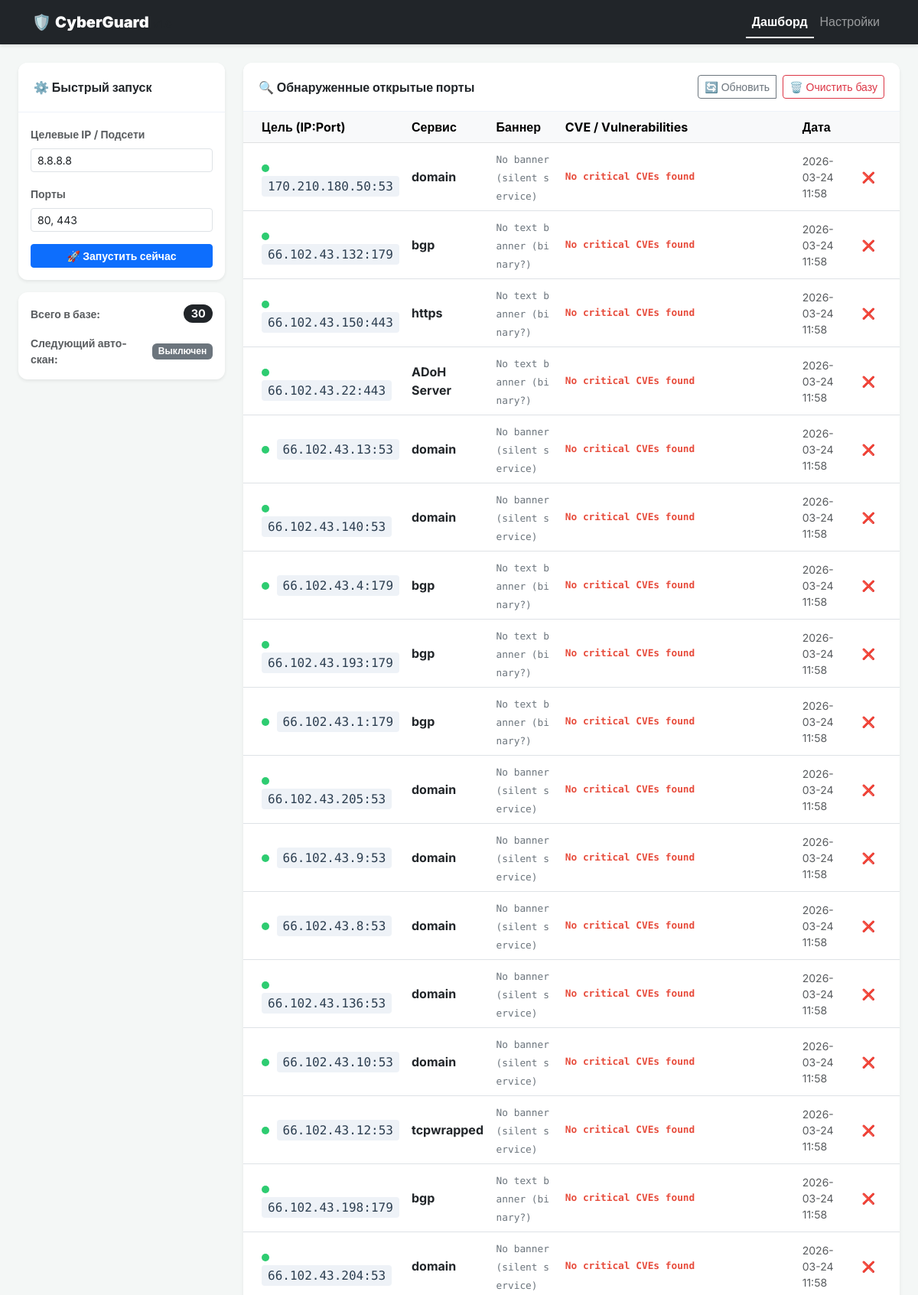
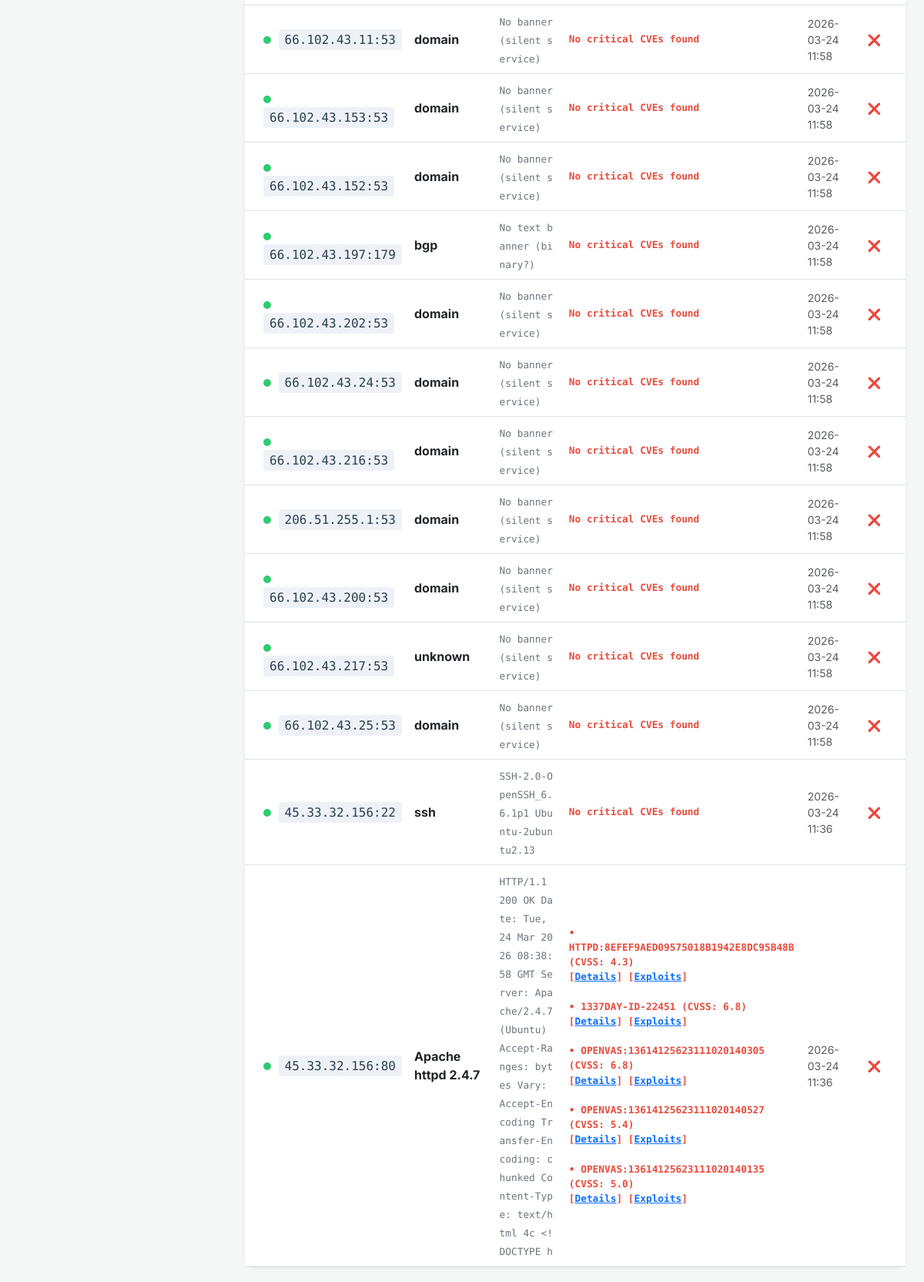
The page / on the database its author committed (2 pictures, top to bottom).
### tables this page shows
CREATE TABLE scan_results (
                    ip TEXT,
                    port INTEGER,
                    protocol TEXT,
                    service TEXT,
                    banner TEXT,
                    vulns TEXT, 
                    timestamp DATETIME,
                    PRIMARY KEY (ip, port)
                );

### app.py (the view)
@app.get("/", response_class=HTMLResponse)
async def index(request: Request):
    config = load_config()
    db_path = os.path.abspath(config['database']['path'])
    results = []
    if os.path.exists(db_path):
        async with aiosqlite.connect(db_path) as db:
            async with db.execute("SELECT ip, port, protocol, service, banner, vulns, timestamp FROM scan_results ORDER BY timestamp DESC") as cursor:
                results = await cursor.fetchall()
    st = await get_status()
    return templates.TemplateResponse(request, "index.html", {
        "config": config, "results": results, "is_scanning": (SCAN_STATUS == "scanning"),
        "next_scan": st["next_scan"], "active_page": "dashboard"
    })

### templates/index.html (shortened to what this page needs)
{% extends "base.html" %}
{% block content %}
    <div class="row">
        <div class="col-xl-3 col-lg-4">
            <div class="card shadow-sm mb-3">
                <div class="card-header bg-white fw-bold">⚙️ Быстрый запуск</div>
                <div class="card-body">
                    <form action="/scan" method="post" id="scan-form">
                        <div class="mb-3">
                            <label class="form-label text-muted small fw-bold">Целевые IP / Подсети</label>
                            <input type="text" name="targets" class="form-control form-control-sm" value="{{ config.scanner.targets }}" required {% if is_scanning %}disabled{% endif %}>
                        </div>
                        <div class="mb-3">
                            <label class="form-label text-muted small fw-bold">Порты</label>
                            <input type="text" name="ports" class="form-control form-control-sm" value="{{ config.scanner.ports }}" required {% if is_scanning %}disabled{% endif %}>
                        </div>
                        <button type="submit" class="btn btn-primary w-100 btn-sm fw-bold" {% if is_scanning %}disabled{% endif %}>
                            🚀 Запустить сейчас
                        </button>
                    </form>
                </div>
            </div>
            <div class="card shadow-sm">
                <div class="card-body py-3">
                    <div class="d-flex justify-content-between align-items-center mb-3">
                        <span class="text-muted small fw-bold">Всего в базе:</span>
                        <span class="badge bg-dark rounded-pill" style="font-size: 0.9rem;">{{ results|length }}</span>
                    </div>
                    <div class="d-flex justify-content-between align-items-center">
                        <span class="text-muted small fw-bold">Следующий авто-скан:</span>
                        <span id="next-scan-badge" class="badge {% if config.scheduling.enabled %}bg-success{% else %}bg-secondary{% endif %} fw-bold">
                            {{ next_scan }}
                        </span>
                    </div>
                </div>
            </div>
        </div>
        <div class="col-xl-9 col-lg-8">
            <div class="card shadow-sm">
                <div class="card-header d-flex justify-content-between align-items-center bg-white py-3">
                    <span class="fw-bold text-dark">🔍 Обнаруженные открытые порты</span>
                    <div class="btn-group">
                        <a href="/" class="btn btn-sm btn-outline-secondary">🔄 Обновить</a>
                        <form action="/results/clear" method="post" onsubmit="return confirm('Вы уверены? Это удалит всю историю.');" style="display:inline;">
                            <button type="submit" class="btn btn-sm btn-outline-danger ms-2">🗑️ Очистить базу</button>
                        </form>
                    </div>
                </div>
                <div class="card-body p-0">
                    <div class="table-responsive">
                        <table class="table table-hover align-middle mb-0">
                            <thead class="table-light">
                                <tr>
                                    <th class="ps-4">Цель (IP:Port)</th>
                                    <th>Сервис</th>
                                    <th>Баннер</th>
                                    <th>CVE / Vulnerabilities</th>
                                    <th class="pe-4">Дата</th>
                                    <th></th>
                                </tr>
                            </thead>
                            <tbody>
                                {% for row in results %}
                                <tr>
                                    <td class="ps-4">
                                        <span class="status-pulse"></span>
                                        <span class="ip-badge">{{ row[0] }}:{{ row[1] }}</span>
                                    </td>
                                    <td><strong>{{ row[3] }}</strong></td>
                                    <td><span class="banner-text" title="{{ row[4] }}">{{ row[4] if row[4] else 'N/A' }}</span></td>
                                    <td><div class="vuln-text py-2">{{ (row[5] if row[5] else 'No critical CVEs') | safe }}</div></td>
                                    <td class="small text-muted">{{ row[6][:16] }}</td>
                                    <td class="pe-4">
                                        <form action="/results/delete" method="post">
                                            <button type="submit" class="btn btn-sm text-danger border-0 bg-transparent">❌</button>
                                        </form>
                                    </td>
                                </tr>
                                {% else %}
                                <tr><td colspan="6" class="text-center py-5 text-muted">База данных пуста.</td></tr>
                                {% endfor %}
                            </tbody>
                        </table>
                    </div>
                </div>
            </div>
        </div>
    </div>
{% endblock %}

### templates/base.html (style rules this page uses)
body { background-color: #f4f7f6; font-family: 'Inter', sans-serif; }
.card { border: none; border-radius: 12px; box-shadow: 0 2px 4px rgba(0,0,0,.05); margin-bottom: 20px; }
.card-header { background-color: #fff; border-bottom: 1px solid #edf2f9; font-weight: 600; padding: 1.25rem; border-radius: 12px 12px 0 0 !important; }
.ip-badge { font-family: 'Roboto Mono', monospace; background-color: #eef2f7; padding: 4px 8px; border-radius: 4px; color: #2c3e50; white-space: nowrap; }
.banner-text { font-family: 'Roboto Mono', monospace; font-size: 0.8rem; color: #6c757d; word-break: break-all; }
.vuln-text { font-family: 'Roboto Mono', monospace; font-size: 0.8rem; color: #e74c3c; font-weight: 600; white-space: pre-line; }
.status-pulse { width: 10px; height: 10px; border-radius: 50%; display: inline-block; margin-right: 5px; background-color: #2ecc71; animation: pulse 2s infinite; }

### rows shown on the page
scan_results: ip "170.210.180.50", port "53", service "domain", banner "No banner (silent service)", vulns "No critical CVEs found", timestamp "2026-03-24 11:58"
scan_results: ip "66.102.43.132", port "179", service "bgp", banner "No text banner (binary?)", vulns "No critical CVEs found", timestamp "2026-03-24 11:58"
scan_results: ip "66.102.43.150", port "443", service "https", banner "No text banner (binary?)", vulns "No critical CVEs found", timestamp "2026-03-24 11:58"
scan_results: ip "66.102.43.22", port "443", service "ADoH Server", banner "No text banner (binary?)", vulns "No critical CVEs found", timestamp "2026-03-24 11:58"
scan_results: ip "66.102.43.13", port "53", service "domain", banner "No banner (silent service)", vulns "No critical CVEs found", timestamp "2026-03-24 11:58"
scan_results: ip "66.102.43.140", port "53", service "domain", banner "No banner (silent service)", vulns "No critical CVEs found", timestamp "2026-03-24 11:58"
scan_results: ip "66.102.43.4", port "179", service "bgp", banner "No text banner (binary?)", vulns "No critical CVEs found", timestamp "2026-03-24 11:58"
scan_results: ip "66.102.43.193", port "179", service "bgp", banner "No text banner (binary?)", vulns "No critical CVEs found", timestamp "2026-03-24 11:58"
scan_results: ip "66.102.43.1", port "179", service "bgp", banner "No text banner (binary?)", vulns "No critical CVEs found", timestamp "2026-03-24 11:58"
scan_results: ip "66.102.43.205", port "53", service "domain", banner "No banner (silent service)", vulns "No critical CVEs found", timestamp "2026-03-24 11:58"
scan_results: ip "66.102.43.9", port "53", service "domain", banner "No banner (silent service)", vulns "No critical CVEs found", timestamp "2026-03-24 11:58"
scan_results: ip "66.102.43.8", port "53", service "domain", banner "No banner (silent service)", vulns "No critical CVEs found", timestamp "2026-03-24 11:58"
scan_results: ip "66.102.43.136", port "53", service "domain", banner "No banner (silent service)", vulns "No critical CVEs found", timestamp "2026-03-24 11:58"
scan_results: ip "66.102.43.10", port "53", service "domain", banner "No banner (silent service)", vulns "No critical CVEs found", timestamp "2026-03-24 11:58"
scan_results: ip "66.102.43.12", port "53", service "tcpwrapped", banner "No banner (silent service)", vulns "No critical CVEs found", timestamp "2026-03-24 11:58"
scan_results: ip "66.102.43.198", port "179", service "bgp", banner "No text banner (binary?)", vulns "No critical CVEs found", timestamp "2026-03-24 11:58"
scan_results: ip "66.102.43.204", port "53", service "domain", banner "No banner (silent service)", vulns "No critical CVEs found", timestamp "2026-03-24 11:58"
scan_results: ip "66.102.43.11", port "53", service "domain", banner "No banner (silent service)", vulns "No critical CVEs found", timestamp "2026-03-24 11:58"
scan_results: ip "66.102.43.153", port "53", service "domain", banner "No banner (silent service)", vulns "No critical CVEs found", timestamp "2026-03-24 11:58"
scan_results: ip "66.102.43.152", port "53", service "domain", banner "No banner (silent service)", vulns "No critical CVEs found", timestamp "2026-03-24 11:58"
scan_results: ip "66.102.43.197", port "179", service "bgp", banner "No text banner (binary?)", vulns "No critical CVEs found", timestamp "2026-03-24 11:58"
scan_results: ip "66.102.43.202", port "53", service "domain", banner "No banner (silent service)", vulns "No critical CVEs found", timestamp "2026-03-24 11:58"
scan_results: ip "66.102.43.24", port "53", service "domain", banner "No banner (silent service)", vulns "No critical CVEs found", timestamp "2026-03-24 11:58"
scan_results: ip "66.102.43.216", port "53", service "domain", banner "No banner (silent service)", vulns "No critical CVEs found", timestamp "2026-03-24 11:58"
scan_results: ip "206.51.255.1", port "53", service "domain", banner "No banner (silent service)", vulns "No critical CVEs found", timestamp "2026-03-24 11:58"
scan_results: ip "66.102.43.200", port "53", service "domain", banner "No banner (silent service)", vulns "No critical CVEs found", timestamp "2026-03-24 11:58"
scan_results: ip "66.102.43.217", port "53", service "unknown", banner "No banner (silent service)", vulns "No critical CVEs found", timestamp "2026-03-24 11:58"
scan_results: ip "66.102.43.25", port "53", service "domain", banner "No banner (silent service)", vulns "No critical CVEs found", timestamp "2026-03-24 11:58"
scan_results: ip "45.33.32.156", port "22", service "ssh", banner "SSH-2.0-OpenSSH_6.6.1p1 Ubuntu-2ubuntu2.13", vulns "No critical CVEs found", timestamp "2026-03-24 11:36"
scan_results: ip "45.33.32.156", port "80", service "Apache httpd 2.4.7", banner "HTTP/1.1 200 OK Date: Tue, 24 Mar 2026 08:38:58 GMT Server: Apache/2.4.7 (Ubuntu) Accept-Ranges: bytes Vary: Accept-Encoding Transfer-Encoding: chunked Content-Type: text/html 4c <!DOCTYPE h", vulns "• HTTPD:8EFEF9AED09575018B1942E8DC95B48B (CVSS: 4.3) [ Details ] [ Exploits ] • 1337DAY-ID-22451 (CVSS: 6.8) [ Details ] [ Exploits ] • OPENVAS:13614125623111020140305 (CVSS: 6.8) [ Details ] [ Exploits ] • OPENVAS:13614125623111020140527 (CVSS: 5.4) [ Details ] [ Exploits ] • OPENVAS:13614125623111020140135 (CVSS: 5.0) [ Details ] [ Exploits ]", timestamp "2026-03-24 11:36"

### other values the page prints
{{ results|length }} "30"
{{ next_scan }} "Выключен"
